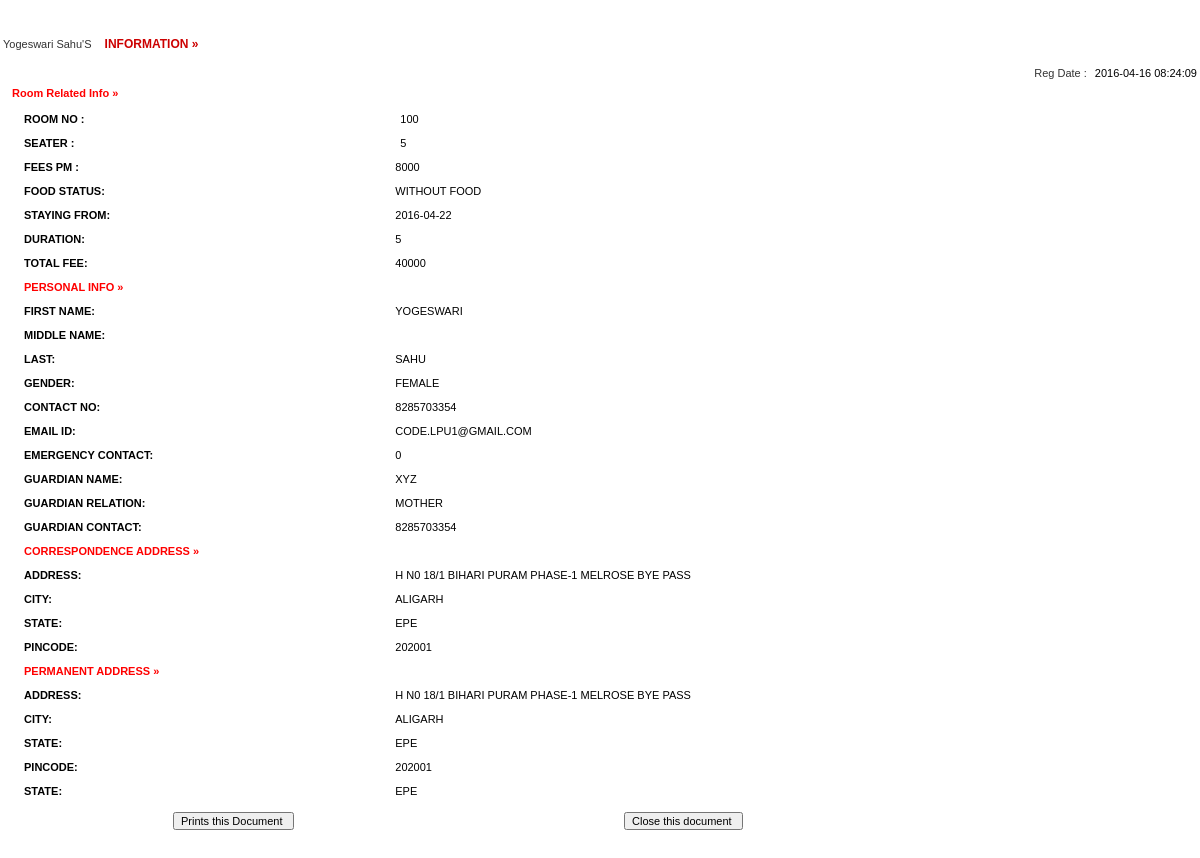
The page /full-profile.php?id=code.lpu1@gmail.com on the database its author committed.
### tables this page shows
CREATE TABLE IF NOT EXISTS `registration` (
  `id` int(11) NOT NULL,
  `roomno` int(11) NOT NULL,
  `seater` int(11) NOT NULL,
  `feespm` int(11) NOT NULL,
  `foodstatus` int(11) NOT NULL,
  `stayfrom` date NOT NULL,
  `duration` int(11) NOT NULL,
  `firstName` varchar(500) NOT NULL,
  `middleName` varchar(500) NOT NULL,
  `lastName` varchar(500) NOT NULL,
  `gender` varchar(250) NOT NULL,
  `contactno` bigint(11) NOT NULL,
  `emailid` varchar(500) NOT NULL,
  `egycontactno` bigint(11) NOT NULL,
  `guardianName` varchar(500) NOT NULL,
  `guardianRelation` varchar(500) NOT NULL,
  `guardianContactno` bigint(11) NOT NULL,
  `corresAddress` varchar(500) NOT NULL,
  `corresCIty` varchar(500) NOT NULL,
  `corresState` varchar(500) NOT NULL,
  `corresPincode` int(11) NOT NULL,
  `pmntAddress` varchar(500) NOT NULL,
  `pmntCity` varchar(500) NOT NULL,
  `pmnatetState` varchar(500) NOT NULL,
  `pmntPincode` int(11) NOT NULL,
  `postingDate` timestamp NOT NULL DEFAULT CURRENT_TIMESTAMP,
  `updationDate` varchar(500) NOT NULL
);

### full-profile.php (the view, shortened to what this page needs)
<?php
$mysql_hostname = "localhost";
$mysql_user = "root";
$mysql_password = "";
$mysql_database = "hostel";
$bd = mysqli_connect($mysql_hostname, $mysql_user, $mysql_password) or die("Could not connect database");
mysqli_select_db( $bd,$mysql_database) or die("Could not select database");
?>
<!DOCTYPE html PUBLIC "-//W3C//DTD XHTML 1.0 Transitional//EN" "http://www.w3.org/TR/xhtml1/DTD/xhtml1-transitional.dtd">
<html xmlns="http://www.w3.org/1999/xhtml">
<head>
<link href="style.css" rel="stylesheet" type="text/css" />
<link href="hostel.css" rel="stylesheet" type="text/css">
</head>
<body>
<table width="100%" border="0">
<?php
		 $ret= mysqli_query($bd,"SELECT * FROM registration where emailid = '".$_GET['id']."'");
			while($row=mysqli_fetch_array($ret))
			{
			?>
			<tr>
			  <td colspan="2" align="center" class="font1">&nbsp;</td>
  </tr>
			<tr>
			  <td colspan="2" align="center" class="font1">&nbsp;</td>
  </tr>
			<tr>
			  <td colspan="2"  class="font"><?php echo ucfirst($row['firstName']);?> <?php echo ucfirst($row['lastName']);?>'S <span class="font1"> information &raquo;</span> </td>
  </tr>
			<tr>
			  <td colspan="2"  class="font">&nbsp;&nbsp;&nbsp;&nbsp;&nbsp;&nbsp;&nbsp;&nbsp;&nbsp;&nbsp;&nbsp;&nbsp;
		      <div align="right">Reg Date : <span class="comb-value"><?php echo $row['postingDate'];?></span></div></td>
  </tr>
			<tr>
			  <td colspan="2"  class="heading" style="color: red;">Room Related Info &raquo; </td>
  </tr>
			<tr>
			  <td colspan="2"  class="font1"><table width="100%" border="0">
                <tr>
                  <td width="32%" valign="top" class="heading">Room no : </td>
                      <td class="comb-value1"><span class="comb-value"><?php echo $row['roomno'];?></span></td>
                    </tr>
                  <tr>
                  <td width="22%" valign="top" class="heading">Seater : </td>
                      <td class="comb-value1"><span class="comb-value"><?php echo $row['seater'];?></span></td>
                    </tr>
                    <tr>
                    <td width="12%" valign="top" class="heading">Fees PM : </td>
                      <td class="comb-value1"><?php echo $fpm=$row['feespm'];?></td>
                    </tr>
                     <tr>
                    <td width="12%" valign="top" class="heading">Food Status: </td>
                      <td class="comb-value1"><?php if($row['foodstatus']==0)
{
  echo "Without Food";
}
else
{
  echo "With Food";
}
                      ;?></td>
                    </tr>
                    <tr>
                    <td width="12%" valign="top" class="heading">Staying From: </td>
                      <td class="comb-value1"><?php echo $row['stayfrom'];?></td>
                    </tr>
                    <tr>
                    <td width="12%" valign="top" class="heading">Duration: </td>
                      <td class="comb-value1"><?php echo $dr=$row['duration'];?></td>
                    </tr>
                    <tr>
                    <td width="12%" valign="top" class="heading">Total Fee: </td>
                      <td class="comb-value1">
                      <?php if($row['foodstatus']==1)
                      {
                        $fd=2000;
                        echo (($dr*$fpm)+$fd);
                      }
                        else
                        {
                          echo $dr*$fpm;
                        }
                      ?></td>
                    </tr>
  <tr>
   <td colspan="2" align="left"  class="heading" style="color: red;">Personal Info &raquo; </td>
  </tr>
<tr>
<td width="12%" valign="top" class="heading">First Name: </td>
<td class="comb-value1"><?php echo $row['firstName'];?></td>
</tr>
<tr>
<td width="12%" valign="top" class="heading">Middle name: </td>
<td class="comb-value1"><?php echo $row['middleName'];?></td>
</tr>
<tr>
<td width="12%" valign="top" class="heading">Last: </td>
<td class="comb-value1"><?php echo $row['lastName'];?></td>
</tr>
<tr>
<td width="12%" valign="top" class="heading">Gender: </td>
<td class="comb-value1"><?php echo $row['gender'];?></td>
</tr>
<tr>
<td width="12%" valign="top" class="heading">Contact No: </td>
<td class="comb-value1"><?php echo $row['contactno'];?></td>
</tr>
<tr>
<td width="12%" valign="top" class="heading">Email id: </td>
<td class="comb-value1"><?php echo $row['emailid'];?></td>
</tr>
<tr>
<td width="12%" valign="top" class="heading">Emergency Contact: </td>
<td class="comb-value1"><?php echo $row['egycontactno'];?></td>
</tr>
<tr>
<td width="12%" valign="top" class="heading">Guardian Name: </td>
<td class="comb-value1"><?php echo $row['guardianName'];?></td>
</tr>
<tr>
<td width="12%" valign="top" class="heading">Guardian Relation: </td>
<td class="comb-value1"><?php echo $row['guardianRelation'];?></td>
</tr>
<tr>
<td width="12%" valign="top" class="heading">Guardian Contact: </td>
<td class="comb-value1"><?php echo $row['guardianContactno'];?></td>
</tr>
<tr>
        <td colspan="2"  class="heading" style="color: red;">Correspondence Address  &raquo; </td>
  </tr>
<tr>
<td width="12%" valign="top" class="heading">Address: </td>
<td class="comb-value1"><?php echo $row['corresAddress'];?></td>
</tr>
<tr>
<td width="12%" valign="top" class="heading">City: </td>
<td class="comb-value1"><?php echo $row['corresCIty'];?></td>
</tr>
<tr>
<td width="12%" valign="top" class="heading">State: </td>
<td class="comb-value1"><?php echo $row['corresState'];?></td>
</tr>
<tr>
<td width="12%" valign="top" class="heading">Pincode: </td>
<td class="comb-value1"><?php echo $row['corresPincode'];?></td>
</tr>
<tr>
        <td colspan="2"  class="heading" style="color: red;">Permanent Address  &raquo; </td>
  </tr>
<tr>
<td width="12%" valign="top" class="heading">Address: </td>
<td class="comb-value1"><?php echo $row['pmntAddress'];?></td>
</tr>
<tr>
<td width="12%" valign="top" class="heading">City: </td>
<td class="comb-value1"><?php echo $row['pmntCity'];?></td>
</tr>
<tr>
<td width="12%" valign="top" class="heading">State: </td>
<td class="comb-value1"><?php echo $row['pmnatetState'];?></td>
</tr>
<tr>
<td width="12%" valign="top" class="heading">Pincode: </td>
<td class="comb-value1"><?php echo $row['pmntPincode'];?></td>
</tr>
<tr>
<td width="12%" valign="top" class="heading">State: </td>
<td class="comb-value1"><?php echo $row['pmnatetState'];?></td>
</tr>
<?php } ?>
                  </table></td>
                </tr>
                  </table></td>
  <tr>
    <td colspan="2" align="right" ><form id="form1" name="form1" method="post" action="">
      <table width="100%" border="0" cellpadding="0" cellspacing="0">
        <tr>
          <td width="14%">&nbsp;</td>
          <td width="35%" class="comb-value"><label>
            <input name="Submit" type="submit" class="txtbox4" value="Prints this Document " onClick="return f3();" />
          </label></td>
          <td width="3%">&nbsp;</td>
          <td width="26%"><label>
            <input name="Submit2" type="submit" class="txtbox4" value="Close this document " onClick="return f2();"  />
          </label></td>
          <td width="8%">&nbsp;</td>
          <td width="14%">&nbsp;</td>
        </tr>
      </table>
        </form>    </td>
  </tr>
</body>
</html>

### admin/css/style.css (style rules this page uses)
html { font-size: 14px; }
@media only screen and (min-width: 480px) { html { font-size: 17px; } }
@media only screen and (min-width: 768px) { html { font-size: 14px; } }
body { font-size: 1em; }

### hostel.css (style rules this page uses)
body { margin-left: 0px; margin-top: 0px; margin-right: 0px; margin-bottom: 0px;font:11px Verdana,Arial; }
.heading { font-family: Verdana, Arial, Helvetica, sans-serif; font-size: 11px; font-weight: bold; color:#000000; padding-bottom:5px; padding-top:5px; padding-left:10px; text-decoration: none; }
.comb-value { font-family: Arial, Helvetica, sans-serif; font-size: 11px; color: #000000; text-decoration: none; padding-bottom:5px; padding-left:5px; padding-top:5px; }
.font1 { font-family:Verdana, Arial, Helvetica, sans-serif; font-size:12px; font-weight:800; color:#CC0000; text-transform:uppercase; padding-left:10px; padding-top:0px; }
.txtbox4 { font-family: Arial, Helvetica, sans-serif; font-size: 11px; color: #000000; }
.comb-value1 { font-family: Arial, Helvetica, sans-serif; font-size: 11px; color: #000000; text-decoration: none; padding-bottom:2px; padding-left:2px; padding-top:2px; }
.font { font-family:Verdana, Arial, Helvetica, sans-serif; font-size:11px; color:#333333; text-decoration:none; }

### rows shown on the page
registration: firstName "Yogeswari", lastName "Sahu", postingDate "2016-04-16 08:24:09", roomno "100", seater "5", feespm "8000", foodstatus "WITHOUT FOOD", stayfrom "2016-04-22", duration "5", $dr*$fpm "40000", firstName "YOGESWARI", lastName "SAHU", gender "FEMALE", contactno "8285703354", emailid "CODE.LPU1@GMAIL.COM", egycontactno "0", guardianName "XYZ", guardianRelation "MOTHER", guardianContactno "8285703354", corresAddress "H N0 18/1 BIHARI PURAM PHASE-1 MELROSE BYE PASS", corresCIty "ALIGARH", corresState "EPE", corresPincode "202001", pmntAddress "H N0 18/1 BIHARI PURAM PHASE-1 MELROSE BYE PASS", pmntCity "ALIGARH", pmnatetState "EPE", pmntPincode "202001"
